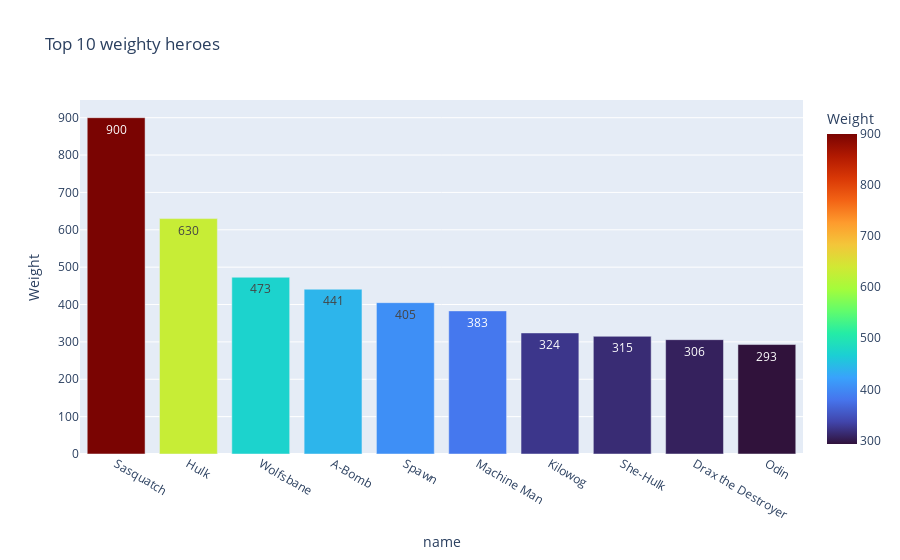

Notebook code cell kept with this figure:
### Code cell
#top 10 weighty heroes chart
fig=px.bar(top_10_weighty_heroes, 
           x='name', 
           y='Weight', 
           title= 'Top 10 weighty heroes', 
           text_auto=True, 
           color='Weight', 
           color_continuous_scale = 'turbo')
fig.show()

### Figure 1 — Plotly figure (JSON) as saved in the notebook; plotly's stock layout.template omitted (floating-point values rounded to 4 significant figures)
{"data": [{"alignmentgroup": "True", "hovertemplate": "name=%{x}<br>Weight=%{marker.color}<extra></extra>", "legendgroup": "", "marker": {"color": [900.0, 630.0, 473.0, 441.0, 405.0, 383.0, 324.0, 315.0, 306.0, 293.0], "coloraxis": "coloraxis", "pattern": {"shape": ""}}, "name": "", "offsetgroup": "", "orientation": "v", "showlegend": false, "textposition": "auto", "texttemplate": "%{y}", "type": "bar", "x": ["Sasquatch", "Hulk", "Wolfsbane", "A-Bomb", "Spawn", "Machine Man", "Kilowog", "She-Hulk", "Drax the Destroyer", "Odin"], "xaxis": "x", "y": [900.0, 630.0, 473.0, 441.0, 405.0, 383.0, 324.0, 315.0, 306.0, 293.0], "yaxis": "y"}], "layout": {"barmode": "relative", "coloraxis": {"colorbar": {"title": {"text": "Weight"}}, "colorscale": [[0.0, "#30123b"], [0.07143, "#4145ab"], [0.1429, "#4675ed"], [0.2143, "#39a2fc"], [0.2857, "#1bcfd4"], [0.3571, "#24eca6"], [0.4286, "#61fc6c"], [0.5, "#a4fc3b"], [0.5714, "#d1e834"], [0.6429, "#f3c63a"], [0.7143, "#fe9b2d"], [0.7857, "#f36315"], [0.8571, "#d93806"], [0.9286, "#b11901"], [1.0, "#7a0402"]]}, "legend": {"tracegroupgap": 0}, "title": {"text": "Top 10 weighty heroes"}, "xaxis": {"anchor": "y", "domain": [0.0, 1.0], "title": {"text": "name"}}, "yaxis": {"anchor": "x", "domain": [0.0, 1.0], "title": {"text": "Weight"}}}}
